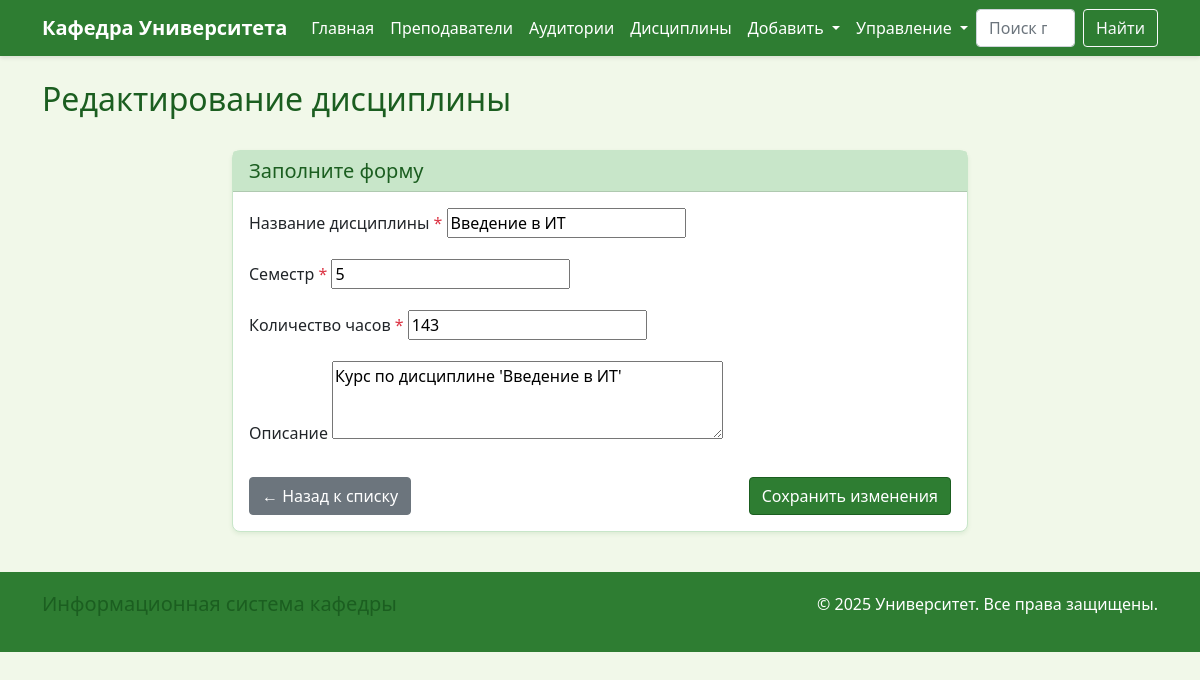
/disciplines/21/edit/, run on the app's committed database.
### department/models.py (models this page shows, shortened)
class Discipline(models.Model):
    name = models.CharField(max_length=200, verbose_name="Название дисциплины")
    semester = models.IntegerField(
        verbose_name="Семестр",
        validators=[MinValueValidator(1), MaxValueValidator(12)]
    )
    hours = models.IntegerField(verbose_name="Количество часов")
    description = models.TextField(verbose_name="Описание", blank=True)
    class Meta:
        verbose_name = "Дисциплина"
        verbose_name_plural = "Дисциплины"
        ordering = ['semester', 'name']

### department/views.py (the view)
# urls.py: path('disciplines/<int:pk>/edit/', views.discipline_update, name='discipline_update'),
def discipline_update(request, pk):
    discipline = get_object_or_404(Discipline, pk=pk)
    if request.method == 'POST':
        form = DisciplineForm(request.POST, instance=discipline)
        if form.is_valid():
            form.save()
            messages.success(request, 'Данные дисциплины обновлены!')
            return redirect('department:discipline_detail', pk=pk)
    else:
        form = DisciplineForm(instance=discipline)
    return render(request, 'department/discipline_form.html', {
        'form': form,
        'title': 'Редактирование дисциплины',
        'action_url': 'department:discipline_update',
        'pk': pk,
    })

### department/forms.py (shortened to what this page needs)
class DisciplineForm(forms.ModelForm):
    class Meta:
        model = Discipline
        fields = ['name', 'semester', 'hours', 'description']
        widgets = {
            'description': forms.Textarea(attrs={'rows': 3}),
        }
        labels = {
            'name': 'Название дисциплины',
            'semester': 'Семестр',
            'hours': 'Количество часов',
            'description': 'Описание',
        }

### templates/department/discipline_form.html (shortened to what this page needs)
{% extends 'base.html' %}
{% block content %}
<div class="row mb-4">
    <div class="col-md-8">
        <h2>{{ title }}</h2>
    </div>
</div>
<div class="row">
    <div class="col-md-8 mx-auto">
        <div class="card">
            <div class="card-header">
                <h5 class="mb-0">Заполните форму</h5>
            </div>
            <div class="card-body">
                <form method="post" enctype="multipart/form-data">
                    {% for field in form %}
                    <div class="mb-3">
                        <label for="{{ field.id_for_label }}" class="form-label">
                            {{ field.label }}
                            {% if field.field.required %}<span class="text-danger">*</span>{% endif %}
                        </label>
                        {{ field }}
                    </div>
                    {% endfor %}
                    <div class="d-flex justify-content-between mt-4">
                        <a href="{% url 'department:discipline_list' %}" class="btn btn-secondary">
                            ← Назад к списку
                        </a>
                        <button type="submit" class="btn btn-primary">
                            {% if title|slice:":7" == "Добавле" %}Добавить дисциплину{% else %}Сохранить изменения{% endif %}
                        </button>
                    </div>
                </form>
            </div>
        </div>
    </div>
</div>
{% endblock %}

### templates/base.html (style rules this page uses)
:root { --primary-green: #2e7d32; --light-green: #4caf50; --dark-green: #1b5e20; --lighter-green: #c8e6c9; --bg-green: #f1f8e9; }
body { background-color: var(--bg-green); font-family: 'Segoe UI', Tahoma, Geneva, Verdana, sans-serif; }
.btn-primary { background-color: var(--primary-green); border-color: var(--dark-green); }
.card { border: 1px solid var(--lighter-green); border-radius: 8px; box-shadow: 0 2px 4px rgba(46, 125, 50, 0.1); }
.card-header { background-color: var(--lighter-green); color: var(--dark-green); font-weight: bold; }
h1, h2, h3, h4, h5, h6 { color: var(--dark-green); }
a { color: var(--primary-green); }

### data on the page
Discipline: form "Введение в ИТ" "5" "143" "Курс по дисциплине 'Введение в ИТ'"

### other printed values
{{ title }} "Редактирование дисциплины"
{{ field.label }} "Название дисциплины" "Семестр" "Количество часов" "Описание"
